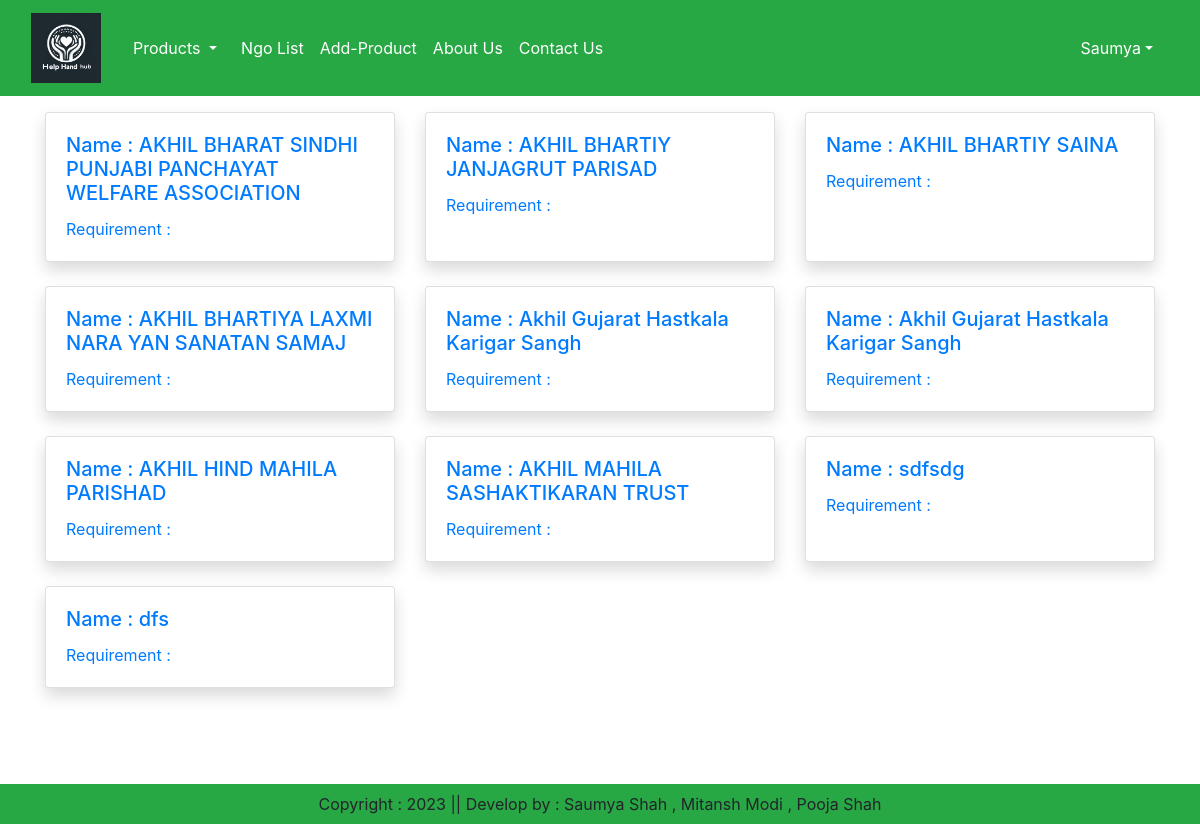
/ngo-information/ (signed in), run on the app's committed database.
### sneaker/models.py (models this page shows, shortened)
class NGO(models.Model):
    user = models.OneToOneField(User, on_delete=models.CASCADE , default=None, null=True, blank=True)  # Use CASCADE instead of SET_NULL
    name = models.CharField(max_length=200)
    requirement = models.CharField(max_length=100)
    locality = models.CharField(max_length=200)
    city = models.CharField(max_length=50)
    address = models.TextField()
    contact_number = models.CharField(max_length=20)

### sneaker/views.py (the view)
# urls.py: path('ngo-information/', views.ngo_information, name='ngo_information'),
def ngo_information(request):
    ngos = NGO.objects.all()
    return render(request, 'sneaker/ngo_information.html', {'ngos': ngos})

### sneaker/templates/sneaker/ngo_information.html (shortened to what this page needs)
{% extends 'sneaker/base.html' %}
{% load static %}
{% block main-content %}
<div class="container">
    <div class="row my-3">
        {% for ngo in ngos %}
            <div class="col-md-4 mb-4">
                    <div class="card h-100 shadow ngo-card">
                         <a href="{% url 'ngo_detail' ngo.id %}" class="ngo-card-link">
                        <div class="card-body">
                            <h5 class="card-title">Name : {{ ngo.name }}</h5>
                            <p class="card-text">Requirement : {{ ngo.requirment }}</p>
                        </div>
                              </a>
                    </div>
            </div>
        {% endfor %}
    </div>
</div>
{% endblock %}

### data on the page
NGO: name "AKHIL BHARAT SINDHI PUNJABI PANCHAYAT WELFARE ASSOCIATION"
NGO: name "AKHIL BHARTIY JANJAGRUT PARISAD"
NGO: name "AKHIL BHARTIY SAINA"
NGO: name "AKHIL BHARTIYA LAXMI NARA YAN SANATAN SAMAJ"
NGO: name "Akhil Gujarat Hastkala Karigar Sangh"
NGO: name "Akhil Gujarat Hastkala Karigar Sangh"
NGO: name "AKHIL HIND MAHILA PARISHAD"
NGO: name "AKHIL MAHILA SASHAKTIKARAN TRUST"
NGO: name "sdfsdg"
NGO: name "dfs"
